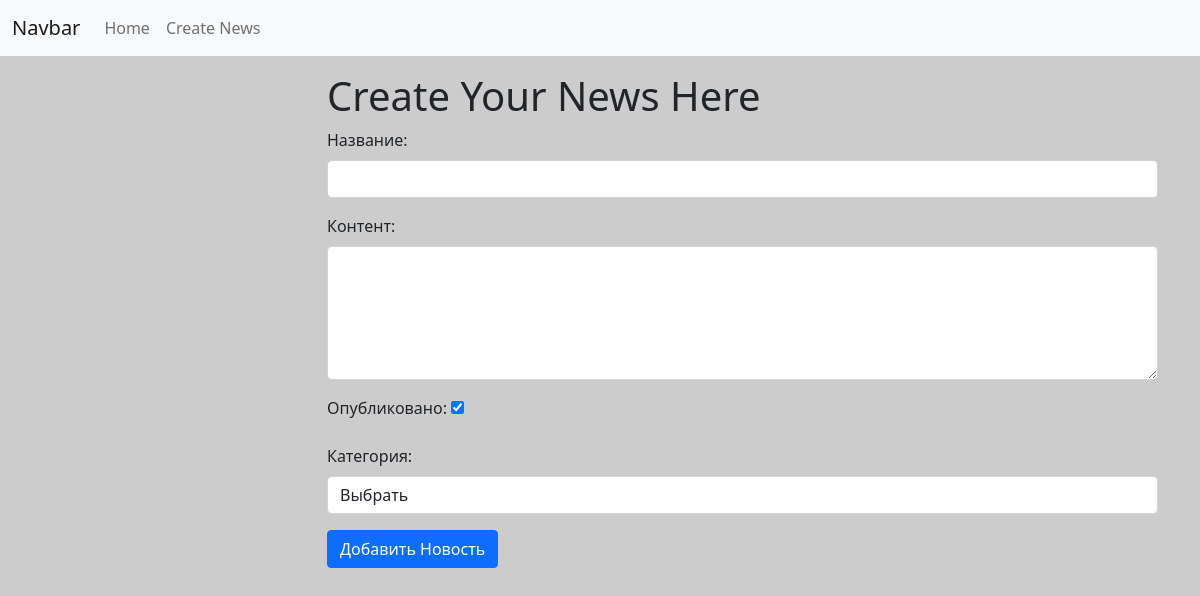
The app's page /news/add-news, older data.
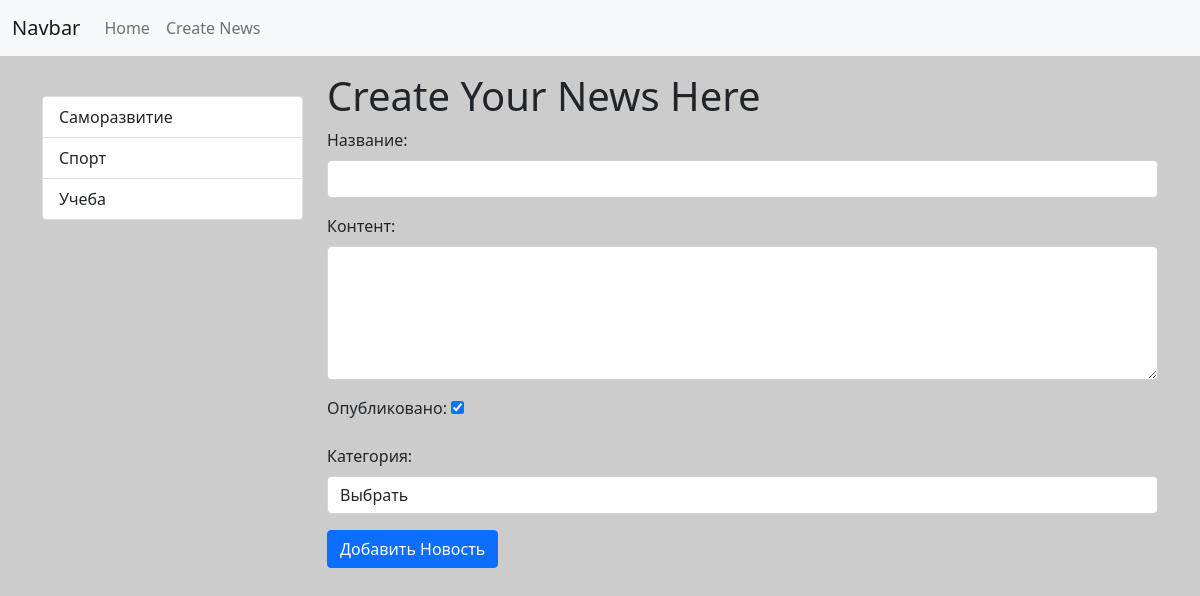
The same page, newer data.
### news/models.py (models this page shows)
class Category(models.Model):
    title = models.CharField('Название', max_length=100, db_index=True)
    def get_absolute_url(self):
        return reverse('category', kwargs={"category_id": self.pk})
    def __str__(self):
        return self.title
    class Meta:
        verbose_name = 'Категорию'
        verbose_name_plural = 'Категории'
        ordering = ['title']

### news/views.py (the view)
# urls.py: path('news/add-news', add_news, name='add_news'),
def add_news(request):
    if request.method == 'POST':
        form = NewsForm(request.POST)
        if form.is_valid():
            News.objects.create(**form.cleaned_data)
    else:
        form = NewsForm()
    return render(request, 'news/add_news.html', {'form': form})

### news/forms.py
class NewsForm(forms.Form):
    title = forms.CharField(max_length=150, label="Название", widget=forms.TextInput(attrs={"class": "form-control"}))
    content = forms.CharField(label="Контент", required=False, widget=forms.Textarea(attrs={
        "class": "form-control",
        "rows": 5
    }))
    is_published = forms.BooleanField(label="Опубликовано", initial=True)
    category = forms.ModelChoiceField(empty_label="Выбрать", label="Категория", queryset=Category.objects.all(), widget=forms.Select(attrs={
        "class": "form-control"
    }))

### news/templatetags/news_tags.py (called while the page is built)
@register.simple_tag()
def get_categories():
    return Category.objects.all()

@register.inclusion_tag('news/list_categories.html')
def show_categories():
    categories = Category.objects.all()
    return {"categories": categories}

### news/templates/news/add_news.html (shortened to what this page needs)
{% extends 'base.html' %}
{% block sidebar %}
{% include 'inc/_sidebar.html' %}
{% endblock %}
{% block content %}
<h1>Create Your News Here</h1>
<form action="{% url 'add_news' %}" method="post">
    <div class="mb-3">
        <label for="{{ form.title.id_for_label }}" class="form-label">Название:</label>
        {{ form.title }}
    </div>
    <div class="mb-3">
        <label for="{{ form.content.id_for_label }}" class="form-label">Контент:</label>
        {{ form.content }}
    </div>
    <div class="mb-3">
        <label for="{{ form.is_published.id_for_label }}" class="form-label">Опубликовано:</label>
        {{ form.is_published }}
    </div>
    <div class="mb-3">
        <label for="{{ form.category.id_for_label }}" class="form-label">Категория:</label>
        {{ form.category }}
    </div>
    <button type="submit" class="btn btn-primary btn-block">Добавить Новость</button>
</form>
{% endblock %}

### news/templates/news/list_categories.html
<div class="list-group">
    {% for i in categories %}
    <a href="{{ i.get_absolute_url }}" class="list-group-item list-group-item-action">{{ i.title }}</a>
    {% endfor %}
</div>

Row changes from the older to the newer data that the page shows:
added Category: title "Саморазвитие"
added Category: title "Спорт"
added Category: title "Учеба"
